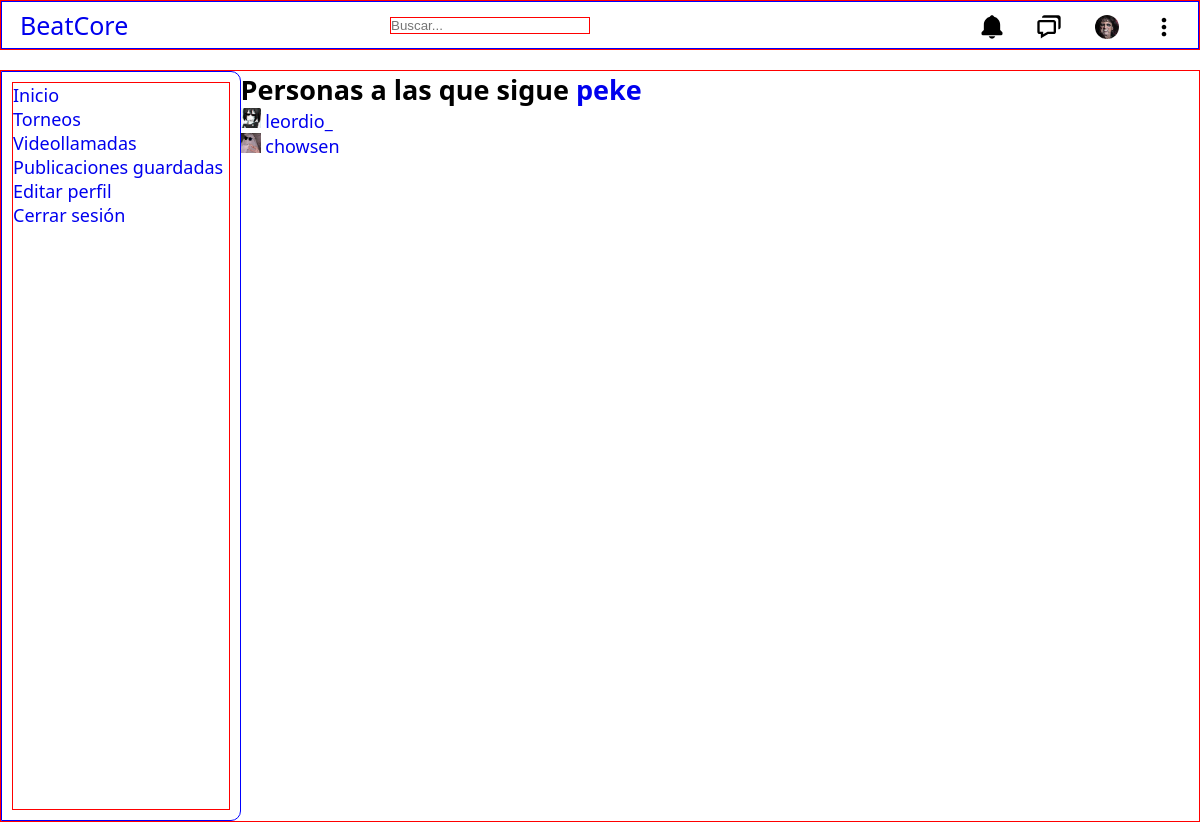
The app's page /app/vista/seguidos.php?id_usuario=26 (signed in) with its own data.
### tables this page shows
CREATE TABLE `t_usuarios` (
  `id_usuario` int(11) NOT NULL,
  `usuario` varchar(100) NOT NULL,
  `gmail` varchar(255) NOT NULL,
  `telefono` varchar(50) NOT NULL,
  `clave` varchar(100) NOT NULL,
  `nombre` varchar(100) NOT NULL,
  `apellido` varchar(100) NOT NULL,
  `fecha_nacimiento` date NOT NULL,
  `descripcion` varchar(300) NOT NULL,
  `foto_perfil` varchar(300) NOT NULL,
  `foto_portada` varchar(300) NOT NULL,
  `id_rol` tinyint(4) NOT NULL,
  `fecha_creacion` date NOT NULL
);

CREATE TABLE `t_seguidores` (
  `id_seguimiento` int(11) NOT NULL,
  `id_seguidor` int(11) NOT NULL,
  `id_seguido` int(11) NOT NULL
);

### app/ayudas/funciones.php (called while the page is built, shortened)
    <?php
function datosUsuario($id_usuario, $datos)
{
  include("../modelo/conexion.php");
  $query = "SELECT $datos FROM t_usuarios WHERE id_usuario = '$id_usuario'";
  $res = mysqli_query($con, $query);
  return mysqli_fetch_array($res);
}
?>

### app/vista/seguidos.php (the view, shortened to what this page needs)
<!DOCTYPE html>
<html lang="es">
<head>
  <link href='https://unpkg.com/boxicons@2.1.4/css/boxicons.min.css' rel='stylesheet'>
  <link rel="stylesheet" href="../css/main.css">
</head>
<body>
  <?php include("../componentes/header.php"); ?>
  <div class="wrapper">
    <?php include("../componentes/sidebar.php"); ?>
    <div class="segudios">
      <?php
      if (isset($_GET['id_usuario'])) {
        $id_usuario = $_GET["id_usuario"];
        $query = "SELECT usuario FROM t_usuarios WHERE id_usuario = '$id_usuario'";
        $res = mysqli_query($con, $query);
        $usuario = mysqli_fetch_array($res);
        echo "<h2>Personas a las que sigue <a href='perfil.php?id_usuario=" . $id_usuario . "'>" . $usuario["usuario"] . "</a></h2>";
        $query = "SELECT * FROM t_seguidores WHERE id_seguidor = '$id_usuario'";
        $res = mysqli_query($con, $query);
        if (mysqli_num_rows($res) > 0) {
          while ($fila = mysqli_fetch_array($res)) {
            $id_seguido = $fila["id_seguido"];
            $q_seguido = "SELECT foto_perfil, usuario, id_usuario FROM t_usuarios INNER JOIN t_seguidores ON t_usuarios.id_usuario = t_seguidores.id_seguido WHERE id_seguido = '$id_seguido'";
            $r_seguido = mysqli_query($con, $q_seguido);
            $seguido = mysqli_fetch_array($r_seguido);
            ?>
            <ul>
              <li>
                <img src="<?php echo fotoP . $seguido["id_usuario"] . "/" . $seguido["foto_perfil"] ?>" width="20px">
                <a href="perfil.php?id_usuario=<?php echo $seguido["id_usuario"]; ?>"><?php echo $seguido["usuario"]; ?></a>
              </li>
            </ul>
            <?php
          }
        } else {
          echo $usuario["usuario"] . " no sigue a nadie :(";
        }
      } ?>
    </div>
  </div>
</body>
</html>

### app/componentes/header.php (shortened to what this page needs)
<?php
require("../modelo/conexion.php");
require("../ayudas/funciones.php");
$id_usuario = $_SESSION["id_usuario"];
?>
<header>
  <nav class="navegacion">
    <input type="search" name="busqueda" class="buscador" placeholder="Buscar...">
    <div class="logo">
      <a href="inicio.php">BeatCore</a>
    </div>
    <ul class="nav-lista">
      <li class="nav-lista-item">
        <a href="#">
        </a>
      </li>
      <li class="nav-lista-item">
        <a href="#">
        </a>
      </li>
      <li class="nav-lista-item item-perfil">
        <a href="perfil.php?id_usuario=<?php echo $id_usuario; ?>">
          <img src="<?php echo fotoP . $id_usuario . '/' . datosUsuario($id_usuario, "foto_perfil")["foto_perfil"]; ?>"
            width="20px">
        </a>
      </li>
      <li class="nav-lista-item">
        <a href="#">
          <svg xmlns="http://www.w3.org/2000/svg" width="28" height="28" viewBox="0 0 24 24"
            style="fill: rgba(0, 0, 0, 1);transform: ;msFilter:;">
            <path
              d="M12 10c-1.1 0-2 .9-2 2s.9 2 2 2 2-.9 2-2-.9-2-2-2zm0-6c-1.1 0-2 .9-2 2s.9 2 2 2 2-.9 2-2-.9-2-2-2zm0 12c-1.1 0-2 .9-2 2s.9 2 2 2 2-.9 2-2-.9-2-2-2z">
            </path>
          </svg>
        </a>
      </li>
    </ul>
  </nav>
</header>

### app/css/main.css (style rules this page uses)
* { margin: 0; padding: 0; box-sizing: border-box; }
body { width: 100%; font-family: system-ui; font-size: 18px; display: grid; grid-template-columns: 100%; grid-template-areas: "nav" "wrapper"; gap: 20px; }
a { text-decoration: none; }
ul { list-style: none; }
header { border: 1px solid red; width: 100%; height: 50px; grid-area: nav; }
.wrapper { border: 1px solid red; grid-area: wrapper; display: grid; grid-template-columns: 20% 80%; grid-template-areas: "sideBar contenidoP"; }

### app/css/components/navegacion.css (style rules this page uses)
.navegacion { border: 1px solid blue; height: 100%; display: flex; align-items: center; justify-content: space-between; }
.logo { position: absolute; left: 20px; font-size: 25px; }
.buscador { border: 1px solid red; margin: auto; width: 200px; }
.nav-lista { width: 200px; display: flex; align-items: center; justify-content: space-between; list-style: none; margin-right: 20px; }
.nav-lista-item { height: 24px; }
.nav-lista-item.item-perfil a img { border: 2px solid transparent; width: 28px; height: 28px; object-fit: cover; border-radius: 50%; }

### records on screen
t_usuarios: foto_perfil (picture), usuario "peke"
t_seguidores: id_seguido.foto_perfil (picture), id_seguido.usuario "leordio_"
t_seguidores: id_seguido.foto_perfil (picture), id_seguido.usuario "chowsen"
